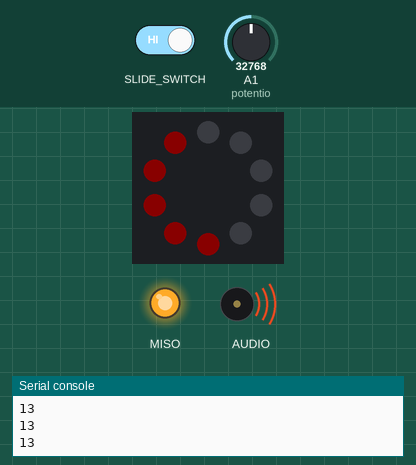
The program below on a simulated Circuit Playground running CircuitPython. Parts: the board's ring of 10 RGB LEDs (number 0 left of the top, counting anticlockwise), output pins drawn as LEDs (lit = HIGH), buzzer (waves = sounding), the last lines printed to the serial console. The test bench sets the inputs (shaded band); at power-on: A1 (potentio) = 32768 (analog values on the 0–65535 scale). Dim RGB values are drawn brighter than linear.

Above: at 1.2 s.
1.3 s: A1 (potentio) set to 65535
At 1.6 s:
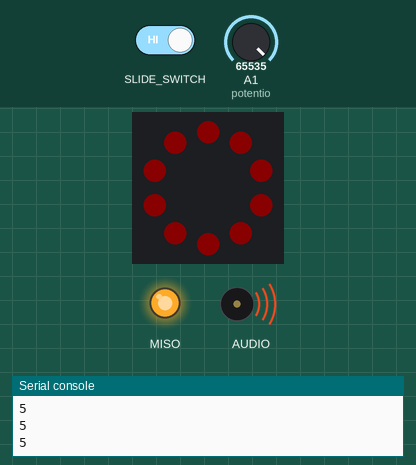
2.8 s: slide switch moved to the right
At 3.7 s:
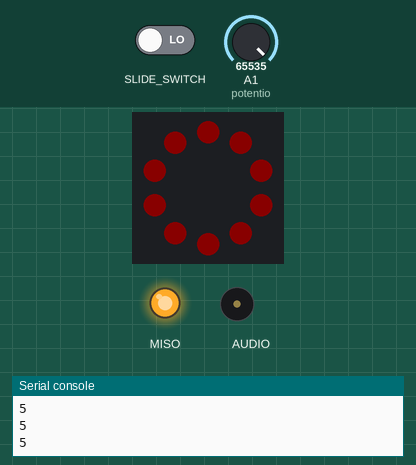
4.3 s: A1 (potentio) set to 57670
At 5.2 s:
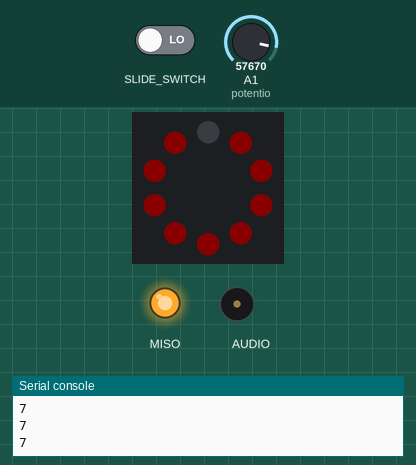
5.8 s: A1 (potentio) set to 45874
At 6.2 s:
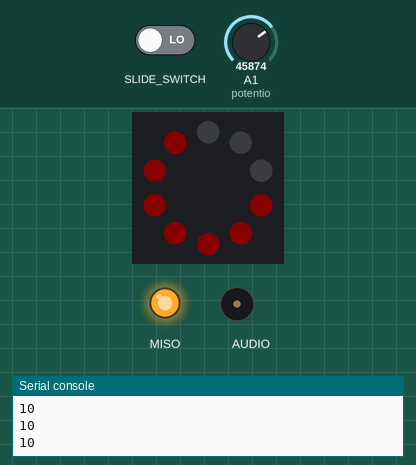
Timing chart, 0 to 8.3 s (numbered marks = the images above; inputs shaded):
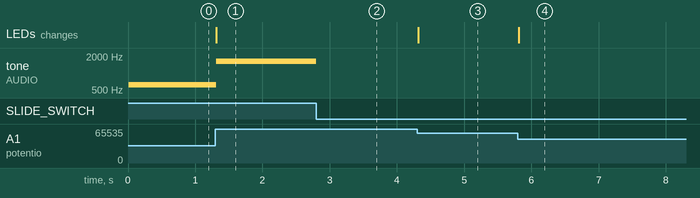

The program:

tonegenerator.py
```python
import board
import analogio
import time
import neopixel
import array
import math
import digitalio
from audiocore import RawSample
from audiopwmio import PWMAudioOut as AudioOut

speaker_enable = digitalio.DigitalInOut(board.SPEAKER_ENABLE)
speaker_enable.direction = digitalio.Direction.OUTPUT
speaker_enable.value = True

switch = digitalio.DigitalInOut(board.SLIDE_SWITCH)
switch.direction = digitalio.Direction.INPUT
switch.pull = digitalio.Pull.UP

audio = AudioOut(board.AUDIO)

potentio = analogio.AnalogIn(board.A1)
pixels = neopixel.NeoPixel(board.NEOPIXEL, 10, brightness=0.1)

while True:
    data = potentio.value*3.3/ (65536*4)
    peak = potentio.value*(3.3/ 65536)*3.0303030303
    tone_volume = 0.2
    if data > 0.8:
        x = 5
    if 0.75 < data <= 0.8:
        x = 6
    if 0.70 < data <= 0.75:
        x = 7
    if 0.65 < data <= 0.70:
        x = 8
    if 0.60 < data <= 0.65:
        x = 9
    if 0.55 < data <= 0.60:
        x = 10
    if 0.50 < data <= 0.55:
        x = 11
    if 0.45 < data <= 0.50:
        x = 12
    if 0.40 < data <= 0.45:
        x = 13
    if 0.35 < data <= 0.40:
        x = 14
    if 0.30 < data <= 0.35:
        x = 15
    if 0.25 < data <= 0.30:
        x = 16
    if 0.20 < data <= 0.25:
        x = 17
    if 0.15 < data <= 0.20:
        x = 18
    if 0.10 < data <= 0.15:
        x = 19
    if data <= 0.1:
        x = 20
    wavelength = int(x)
    sine_wave = array.array("H", [0] * wavelength)
    sine_wave_sample = RawSample(sine_wave)
    for i in range(wavelength):
        sine_wave[i] = int((1 + math.sin(math.pi * 2 * i / wavelength)) * tone_volume * (2 ** 15 - 1))
    for i in range(10):
            if i <= peak:
                pixels[i] = (100, 0, 0)
            else:
                pixels[i] = (0, 0, 0)
    if switch.value == True:
        audio.play(sine_wave_sample, loop=True)
    if switch.value == False:
        audio.stop()
    pixels.show()
    print(wavelength)
    time.sleep(0.001)
```

Measured:
- after the input at 1.3 s, tone on AUDIO: 615 Hz → 1600 Hz at once; the LEDs: change at once (image 1)
- after the input at 2.8 s, tone on AUDIO: 1600 Hz → silent at once
- after the input at 4.3 s, the LEDs: change at once (image 3)
- after the input at 5.8 s, the LEDs: change at once (image 4)
